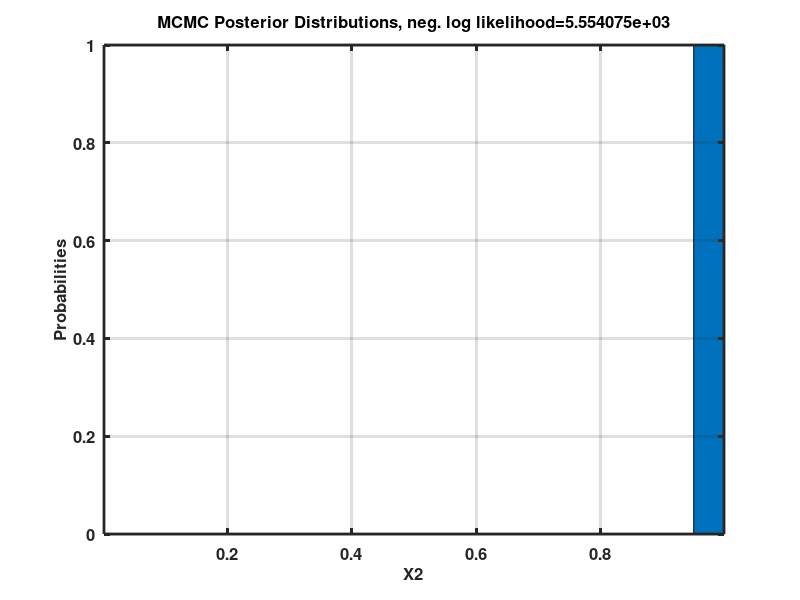

Write the MATLAB code that produced this figure.
% This file shows posteriors plots
% ns  - set to 1 for 1-step smoothing of 2D contours
% ns1 - set to 1 for 1-step smoothing of 1D histgrams
ns  = 0;
ns1 = 0;
if exist('noCLF') 
   hold off
else
   clf
end;
active = [
0
1
];
L = [
6.000000e-01 0.000000e+00 ];
U = [
9.000000e-01 1.000000e+00 ];
iStr = {
'X1','X2'};
X = zeros(2,20);
D = zeros(2,20);
NC = zeros(2,2,20,20);
X(1,:) = [
6.075000e-01 6.225000e-01 6.375000e-01 6.525000e-01 6.675000e-01 6.825000e-01 6.975000e-01 7.125000e-01 7.275000e-01 7.425000e-01 7.575000e-01 7.725000e-01 7.875000e-01 8.025000e-01 8.175000e-01 8.325000e-01 8.475000e-01 8.625000e-01 8.775000e-01 8.925000e-01 ];
D(1,:) = [
0.000000e+00 0.000000e+00 0.000000e+00 0.000000e+00 0.000000e+00 0.000000e+00 0.000000e+00 0.000000e+00 0.000000e+00 0.000000e+00 1.000000e+00 0.000000e+00 0.000000e+00 0.000000e+00 0.000000e+00 0.000000e+00 0.000000e+00 0.000000e+00 0.000000e+00 0.000000e+00 ];
NC(1,2,:,:) = [
0 0 0 0 0 0 0 0 0 0 0 0 0 0 0 0 0 0 0 0 
0 0 0 0 0 0 0 0 0 0 0 0 0 0 0 0 0 0 0 0 
0 0 0 0 0 0 0 0 0 0 0 0 0 0 0 0 0 0 0 0 
0 0 0 0 0 0 0 0 0 0 0 0 0 0 0 0 0 0 0 0 
0 0 0 0 0 0 0 0 0 0 0 0 0 0 0 0 0 0 0 0 
0 0 0 0 0 0 0 0 0 0 0 0 0 0 0 0 0 0 0 0 
0 0 0 0 0 0 0 0 0 0 0 0 0 0 0 0 0 0 0 0 
0 0 0 0 0 0 0 0 0 0 0 0 0 0 0 0 0 0 0 0 
0 0 0 0 0 0 0 0 0 0 0 0 0 0 0 0 0 0 0 0 
0 0 0 0 0 0 0 0 0 0 0 0 0 0 0 0 0 0 0 0 
0 0 0 0 0 0 0 0 0 0 0 0 0 0 0 0 0 0 0 15000 
0 0 0 0 0 0 0 0 0 0 0 0 0 0 0 0 0 0 0 0 
0 0 0 0 0 0 0 0 0 0 0 0 0 0 0 0 0 0 0 0 
0 0 0 0 0 0 0 0 0 0 0 0 0 0 0 0 0 0 0 0 
0 0 0 0 0 0 0 0 0 0 0 0 0 0 0 0 0 0 0 0 
0 0 0 0 0 0 0 0 0 0 0 0 0 0 0 0 0 0 0 0 
0 0 0 0 0 0 0 0 0 0 0 0 0 0 0 0 0 0 0 0 
0 0 0 0 0 0 0 0 0 0 0 0 0 0 0 0 0 0 0 0 
0 0 0 0 0 0 0 0 0 0 0 0 0 0 0 0 0 0 0 0 
0 0 0 0 0 0 0 0 0 0 0 0 0 0 0 0 0 0 0 0 
]';
NC(2,1,:,:) = [
0 0 0 0 0 0 0 0 0 0 0 0 0 0 0 0 0 0 0 0 
0 0 0 0 0 0 0 0 0 0 0 0 0 0 0 0 0 0 0 0 
0 0 0 0 0 0 0 0 0 0 0 0 0 0 0 0 0 0 0 0 
0 0 0 0 0 0 0 0 0 0 0 0 0 0 0 0 0 0 0 0 
0 0 0 0 0 0 0 0 0 0 0 0 0 0 0 0 0 0 0 0 
0 0 0 0 0 0 0 0 0 0 0 0 0 0 0 0 0 0 0 0 
0 0 0 0 0 0 0 0 0 0 0 0 0 0 0 0 0 0 0 0 
0 0 0 0 0 0 0 0 0 0 0 0 0 0 0 0 0 0 0 0 
0 0 0 0 0 0 0 0 0 0 0 0 0 0 0 0 0 0 0 0 
0 0 0 0 0 0 0 0 0 0 0 0 0 0 0 0 0 0 0 0 
0 0 0 0 0 0 0 0 0 0 0 0 0 0 0 0 0 0 0 0 
0 0 0 0 0 0 0 0 0 0 0 0 0 0 0 0 0 0 0 0 
0 0 0 0 0 0 0 0 0 0 0 0 0 0 0 0 0 0 0 0 
0 0 0 0 0 0 0 0 0 0 0 0 0 0 0 0 0 0 0 0 
0 0 0 0 0 0 0 0 0 0 0 0 0 0 0 0 0 0 0 0 
0 0 0 0 0 0 0 0 0 0 0 0 0 0 0 0 0 0 0 0 
0 0 0 0 0 0 0 0 0 0 0 0 0 0 0 0 0 0 0 0 
0 0 0 0 0 0 0 0 0 0 0 0 0 0 0 0 0 0 0 0 
0 0 0 0 0 0 0 0 0 0 0 0 0 0 0 0 0 0 0 0 
0 0 0 0 0 0 0 0 0 0 15000 0 0 0 0 0 0 0 0 0 
]';
X(2,:) = [
2.500000e-02 7.500000e-02 1.250000e-01 1.750000e-01 2.250000e-01 2.750000e-01 3.250000e-01 3.750000e-01 4.250000e-01 4.750000e-01 5.250000e-01 5.750000e-01 6.250000e-01 6.750000e-01 7.250000e-01 7.750000e-01 8.250000e-01 8.750000e-01 9.250000e-01 9.750000e-01 ];
D(2,:) = [
0.000000e+00 0.000000e+00 0.000000e+00 0.000000e+00 0.000000e+00 0.000000e+00 0.000000e+00 0.000000e+00 0.000000e+00 0.000000e+00 0.000000e+00 0.000000e+00 0.000000e+00 0.000000e+00 0.000000e+00 0.000000e+00 0.000000e+00 0.000000e+00 0.000000e+00 1.000000e+00 ];
nInps  = length(active);
nPlots = 0;
for ii = 1 : nInps
   if (active(ii) == 1)
      nPlots = nPlots + 1;
      active(ii) = nPlots;
   end;
end;
for ii = 1 : nInps
  for jj = ii : nInps
    if (active(ii) ~= 0 & active(jj) ~= 0)
      index = (active(ii)-1) * nPlots + active(jj);
      subplot(nPlots,nPlots,index)
      if (ii == jj)
        n = length(D(ii,:));
        DN = D(ii,:);
        for kk = 1 : ns1
          DN1 = DN;
          for ll = 2 : n-1
            DN(ll) = DN(ll) + DN1(ll+1);
            DN(ll) = DN(ll) + DN1(ll-1);
            DN(ll) = DN(ll) / 3;
          end;
        end;
        bar(X(ii,:), DN, 1.0);
        xmin = min(X(ii,:));
        xmax = max(X(ii,:));
        xwid = xmax - xmin;
        xmin = xmin - 0.5 * xwid / 20;
        xmax = xmax + 0.5 * xwid / 20;
        ymax = max(DN);
        axis([xmin xmax 0 ymax])
        set(gca,'linewidth',2)
        set(gca,'fontweight','bold')
        set(gca,'fontsize',12)
        xlabel(iStr(ii),'FontWeight','bold','FontSize',12)
        ylabel('Probabilities','FontWeight','bold','FontSize',12)
        grid on
        box on
      else
        n = length(X(jj,:));
        XT = X(jj,:);
        YT = X(ii,:);
        HX = (XT(n) - XT(1)) / (n-1);
        HY = (YT(n) - YT(1)) / (n-1);
        ZZ = squeeze(NC(ii,jj,:,:));
        for kk = 1 : ns
          ZZ1 = ZZ;
          for ll = 2 : n-1
            for mm = 2 : n-1
              ZZ(ll,mm) = ZZ(ll,mm) + ZZ1(ll+1,mm);
              ZZ(ll,mm) = ZZ(ll,mm) + ZZ1(ll-1,mm);
              ZZ(ll,mm) = ZZ(ll,mm) + ZZ1(ll,mm+1);
              ZZ(ll,mm) = ZZ(ll,mm) + ZZ1(ll,mm-1);
              ZZ(ll,mm) = ZZ(ll,mm) + ZZ1(ll+1,mm+1);
              ZZ(ll,mm) = ZZ(ll,mm) + ZZ1(ll-1,mm-1);
              ZZ(ll,mm) = ZZ(ll,mm) + ZZ1(ll-1,mm+1);
              ZZ(ll,mm) = ZZ(ll,mm) + ZZ1(ll+1,mm-1);
              ZZ(ll,mm) = ZZ(ll,mm) / 9;
            end;
          end;
        end;
        ZZ = ZZ / (sum(sum(ZZ)));
%      [YY,XX]=meshgrid(XT(1):HX:XT(n),YT(1):HY:YT(n));
%      HX = 0.01 * (XT(n) - XT(1));
%      HY = 0.01 * (YT(n) - YT(1));
%      [YI,XI]=meshgrid(XT(1):HX:XT(n),YT(1):HY:YT(n));
%      ZI=interp2(YY, XX, ZZ, YI, XI, 'spline');
%      pcolor(XI,YI,ZI)
%      shading interp
%      hold on
%      contour(XI,YI,ZI,5,'k')
        imagesc(ZZ')
        xtick = L(ii):(U(ii)-L(ii))/4:U(ii);
        set(gca,'XTick',0:n/4:n);
        set(gca,'XTickLabel', xtick);
        ytick = L(jj):(U(jj)-L(jj))/4:U(jj);
        set(gca,'YTick',0:n/4:n);
        set(gca,'YTickLabel', ytick);
        set(gca,'YDir', 'normal');
        xlabel(iStr(jj),'FontWeight','bold','FontSize',12)
        ylabel(iStr(ii),'FontWeight','bold','FontSize',12)
set(gca,'linewidth',2)
set(gca,'fontweight','bold')
set(gca,'fontsize',12)
box on
      end;
    end;
  end;
end;
      subplot(nPlots,nPlots,1)
set(gcf,'NextPlot','add');
axes;
h=title('MCMC Posterior Distributions, neg. log likelihood=5.554075e+03','fontSize',12,'fontWeight','bold');
set(gca,'Visible','off');
set(h,'Visible','on');
negll = 5.554075e+03;
